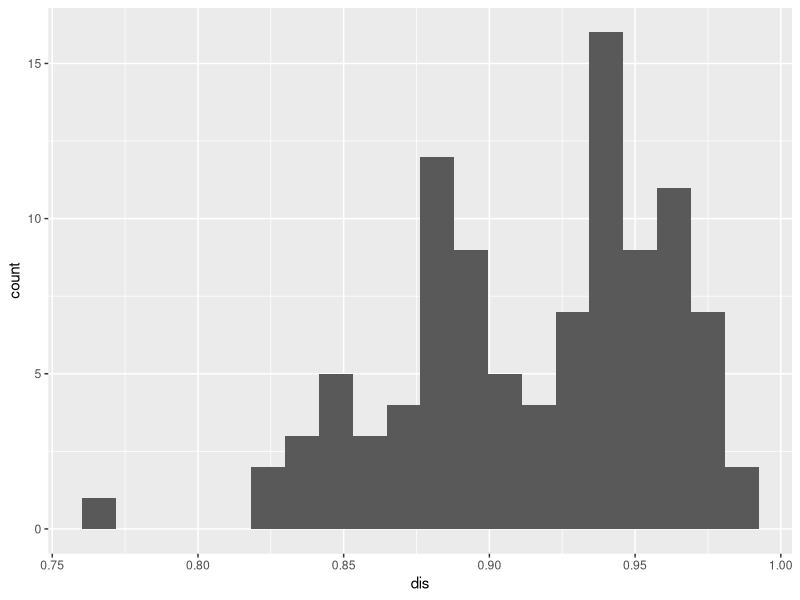

Reproduce this figure in R.
## ---- chunk 1

library(ggplot2)


## ---- chunk 2

##calculate D

D<-function(x,y){       #x: observations, y: distribution
  n<-length(x)
  m<-length(y)
  f<-replicate(n,0)
  
  sx<-sort(x)
  sy<-sort(y)
  
  for (i in 1:n) {
    f[i]<-abs(as.numeric( i/n-rank(c(x[i],sy))[1]/(m+1))) #calculate difference of p
    
    ##the following may be wrong for it calculate the difference of quantile
    #f[i]<-abs(as.numeric(quantile(x,probs = (i-1)/(n-1))-quantile(y,probs = (i-1)/(n-1))))
  }
  max(f)
}

## ---- chunk 3
##KS-TEST

MC.KS<-function(x,y,times,size=100,probs =.05,plot=FALSE){       #y is a vector, size: sample size, times: sample times
  dis<-replicate(times,D(sample(y,size,replace = TRUE),y)) 
  # sample to generate distribution of D
  
  p.val<-length(dis[dis>=D(x,y)])/times 
  #calculate p-value using estimate distribution
  
  cat(c("D=",D(x,y),"\n"))   #print outcome
  if(p.val>=probs){
    cat("they are from the same distribution.\n")
    cat(t(data.frame(c("p-value =",p.val,"\n"))))
  }
  else{
    cat("they are NOT from the same distribution.\n")
    cat(t(data.frame("p-value =",p.val,"\n")))
  }
  if(plot){
    ggplot(data.frame(dis),aes(x=dis))+geom_histogram(bins = 20)
  }
}

## ---- chunk 4


precip <- c(0.020, 0.001, 0.001, 0.120, 0.080, 0.420, 1.720, 0.050, 0.010, 0.010,0.003,0.001,0.003, 0.270, 0.001, 0.060, 0.050, 2.130, 0.040, 1.100, 0.020, 0.001,0.140, 0.080, 0.210, 0.070, 0.320, 0.240, 0.290, 0.001, 0.290, 1.130, 0.003,
0.010, 0.190, 0.002, 0.010, 0.040, 0.002,0.070, 0.450, 0.010, 0.180, 0.670, 0.003, 0.010, 0.040, 0.002, 0.490, 0.020, 0.020, 0.340, 0.140, 0.370, 0.330,
0.330, 0.350, 0.010, 0.500, 0.760, 1.060, 0.002 ,0.060, 0.160 ,0.270, 0.250,
0.290, 0.020, 0.050, 0.460, 0.070, 0.410, 0.020, 0.080, 0.210, 0.010, 0.440,
0.020, 0.050 ,0.110, 1.500, 0.003, 0.180 ,0.010, 0.002, 0.240, 0.010, 0.750,
0.010, 0.140 ,0.130, 0.010, 0.010 ,0.270, 0.450, 1.780, 0.250, 0.240, 0.004,
0.210, 0.170, 0.830, 0.150, 0.030, 0.030, 0.500 ,0.040, 0.090 ,0.040 ,0.060,
0.060, 0.120, 0.003, 0.003, 0.400, 0.020, 0.510, 0.003, 0.020, 0.020, 0.020,
0.010, 0.001, 0.140, 0.001, 0.100, 0.010 ,1.090 ,0.010, 0.002, 0.001, 0.840,
0.030, 0.350, 0.070, 0.001, 0.002, 0.002, 0.200, 0.060, 0.140, 0.010, 0.020,
0.020, 0.002, 0.001, 0.550, 0.130, 0.190, 2.100, 0.090, 0.350, 0.790, 0.320,
1.350,0.170,0.020,0.002, 0.010,0.250,0.230,0.170,0.010,0.020,0.001,
0.010,0.020,0.110,0.210,1.260,0.010,0.730,0.100,0.090,0.007, 0.360,
0.770,0.210,1.270,0.070,0.080,0.160,0.260,0.010,0.230,0.080,0.020,
0.010,0.290,0.010,0.010,0.070,0.400,0.002, 0.003, 0.010,0.090,0.160,
0.040,0.270,0.730,0.410,0.030,0.120,0.030,1.040,0.060,0.090,0.730,
0.040,0.160,0.590,0.003, 0.002, 0.020,0.004, 0.010,0.001, 0.060,0.620,
0.010,0.520,0.110,0.003, 0.600,0.002, 0.050)


MC.KS(precip,qgamma(seq(length(precip))/(1+length(precip)),.377,1.684),100,size = 100 ,plot = TRUE)
ks.test(precip,qgamma(seq(length(precip))/(1+length(precip)),.377,1.684))



